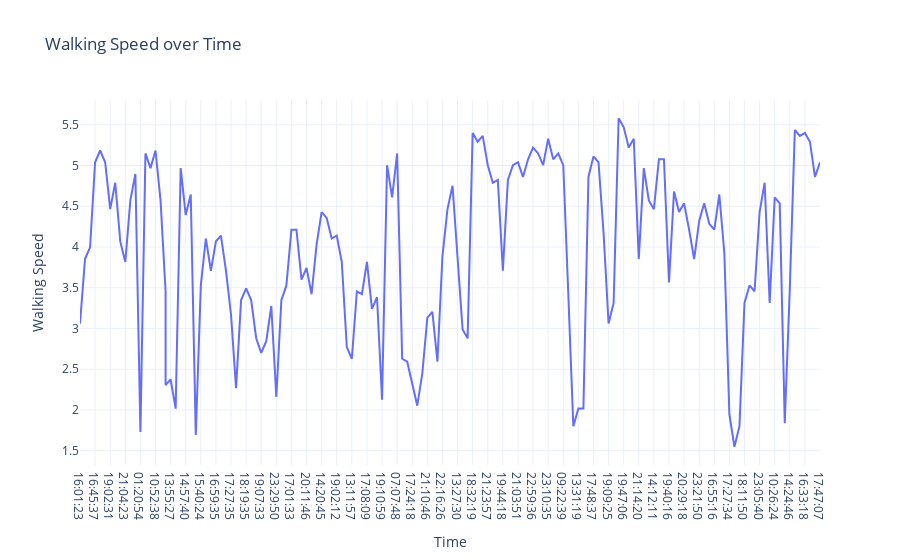

Notebook source saved alongside this figure:
### Code cell
## Walking Speed over Time
fig4 = px.line(df,x = 'Time',
               y = 'Walking Speed',
               title = 'Walking Speed over Time')

fig4.show()

### Figure 1 — Plotly figure (JSON) as saved in the notebook; plotly's stock layout.template omitted (floating-point values rounded to 4 significant figures; data arrays with more than 128 entries replaced by an {"elided": "..."} marker saying what was removed)
{"data": [{"hovertemplate": "Time=%{x}<br>Walking Speed=%{y}<extra></extra>", "legendgroup": "", "line": {"color": "#636efa", "dash": "solid"}, "marker": {"symbol": "circle"}, "mode": "lines", "name": "", "orientation": "v", "showlegend": false, "type": "scatter", "x": {"elided": "149 str values"}, "xaxis": "x", "y": {"elided": "149 float values"}, "yaxis": "y"}], "layout": {"legend": {"tracegroupgap": 0}, "title": {"text": "Walking Speed over Time"}, "xaxis": {"anchor": "y", "domain": [0, 1], "title": {"text": "Time"}}, "yaxis": {"anchor": "x", "domain": [0, 1], "title": {"text": "Walking Speed"}}}}
